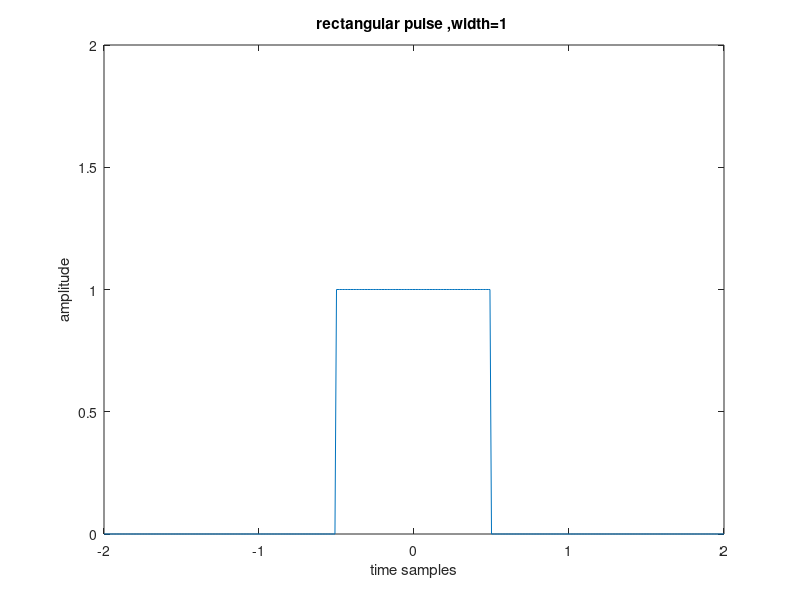
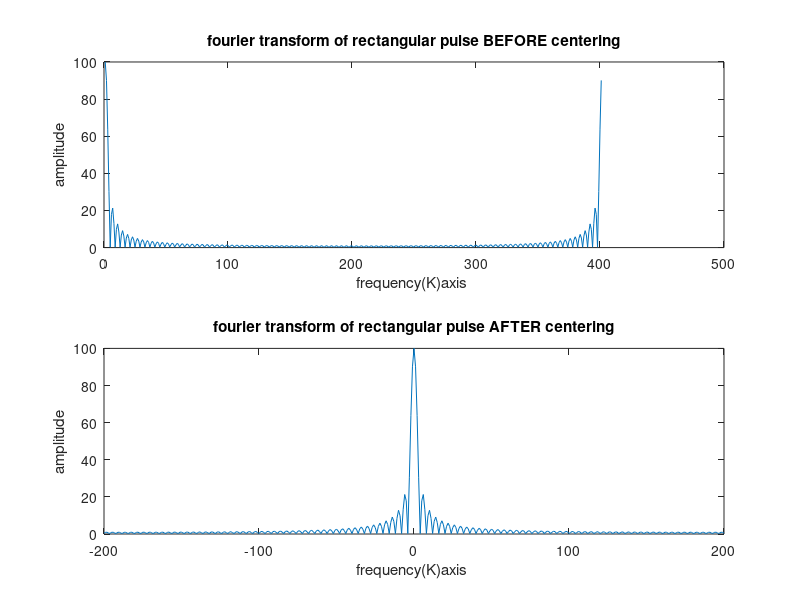

Here is the MATLAB script that generated these plots, in order:
clc;
clear all;
close all;



t=-2:0.01:2;
N=length(t);
width=1;

y=rectpuls(t,width);

figure;

plot(t,y)
title('rectangular pulse ,width=1 ')
xlabel('time samples')
ylabel('amplitude')

axis([-2 2 0 2])

y1=abs(fft(y));
y2=fftshift(y1);

n2=-floor(N/2):floor(N/2);

figure;
subplot(2,1,1)
plot(y1)
title('fourier transform of rectangular pulse BEFORE centering')
xlabel('frequency(K)axis ')
ylabel('amplitude')
subplot(2,1,2)
plot(n2,y2);
title('fourier transform of rectangular pulse AFTER centering')
xlabel('frequency(K)axis ')
ylabel('amplitude')



